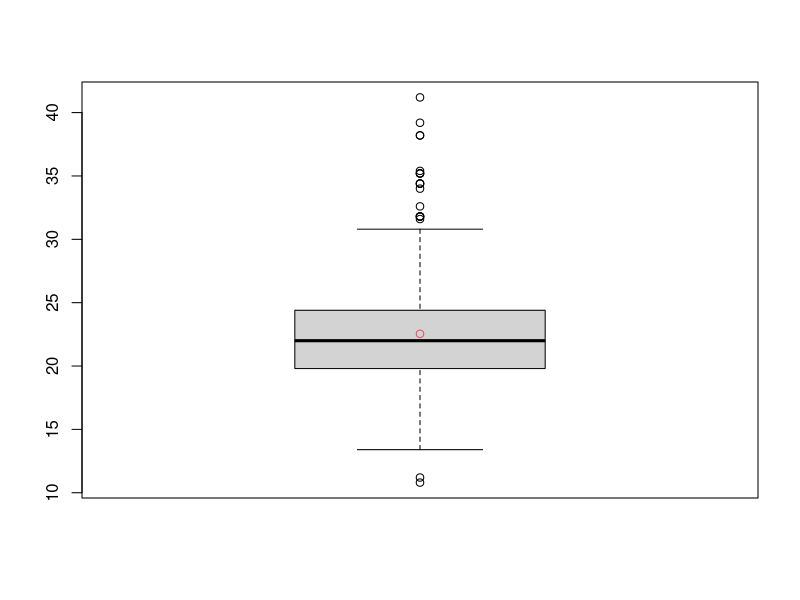
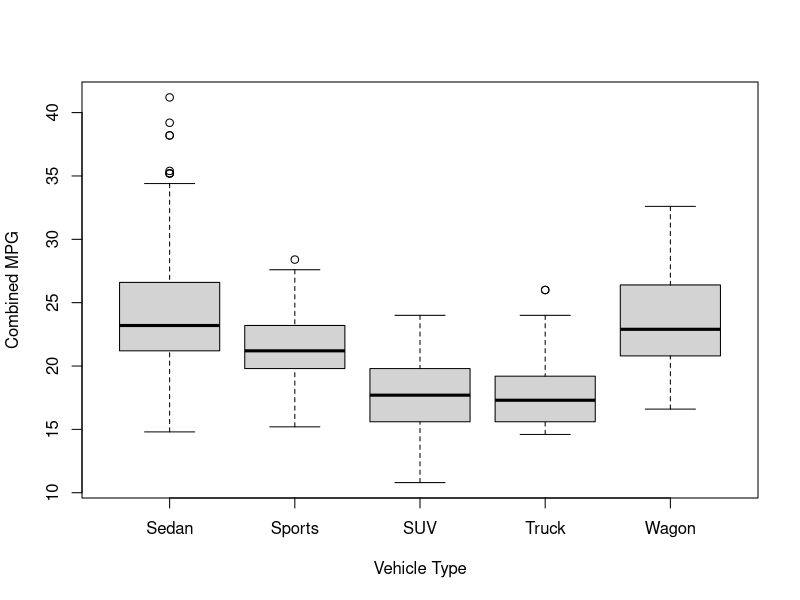
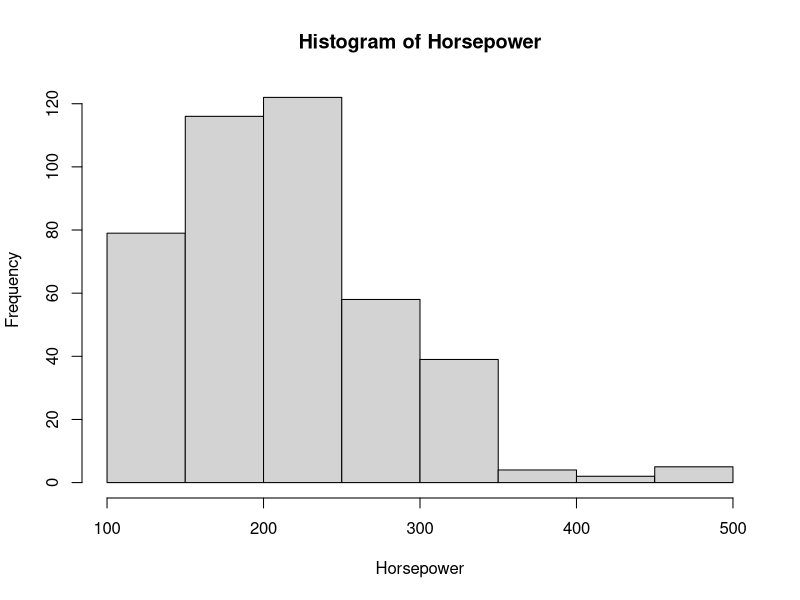
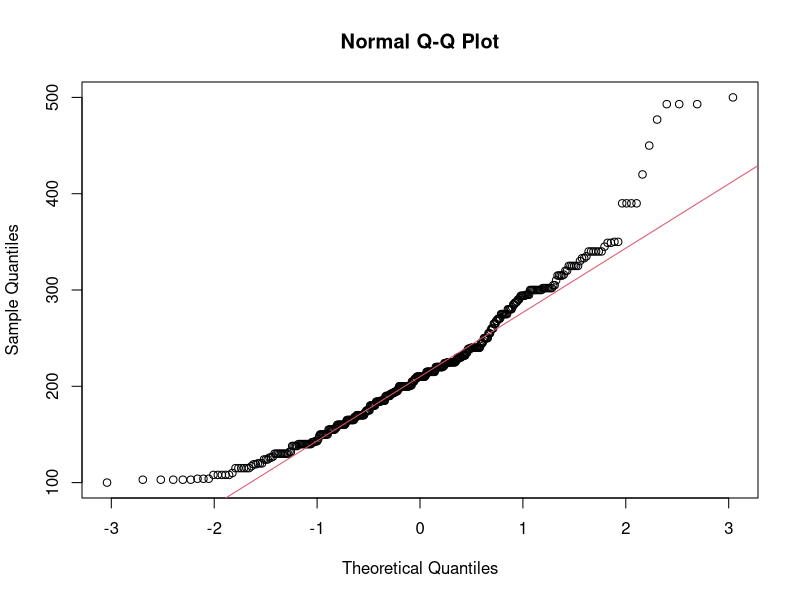
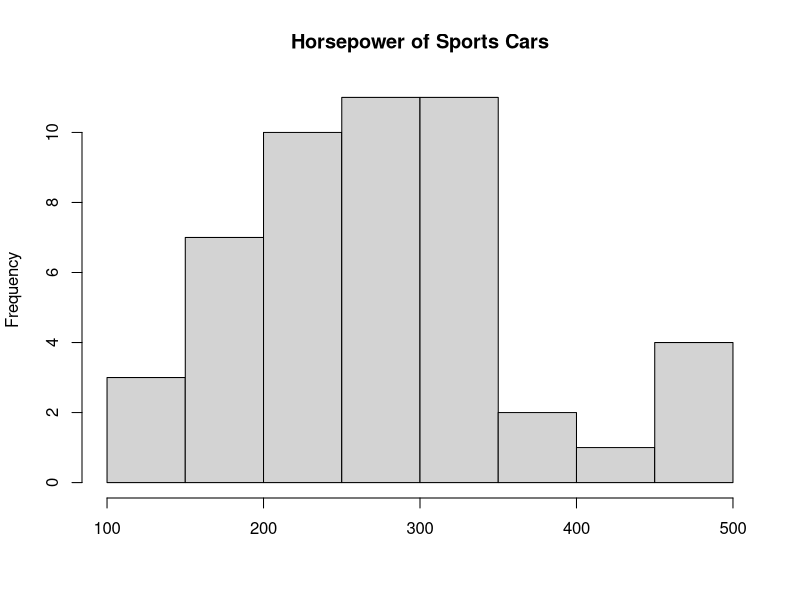
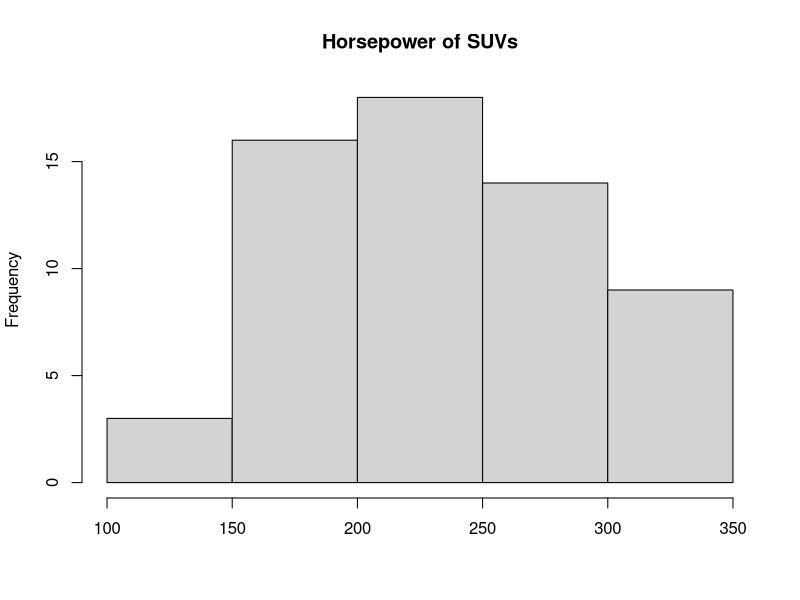
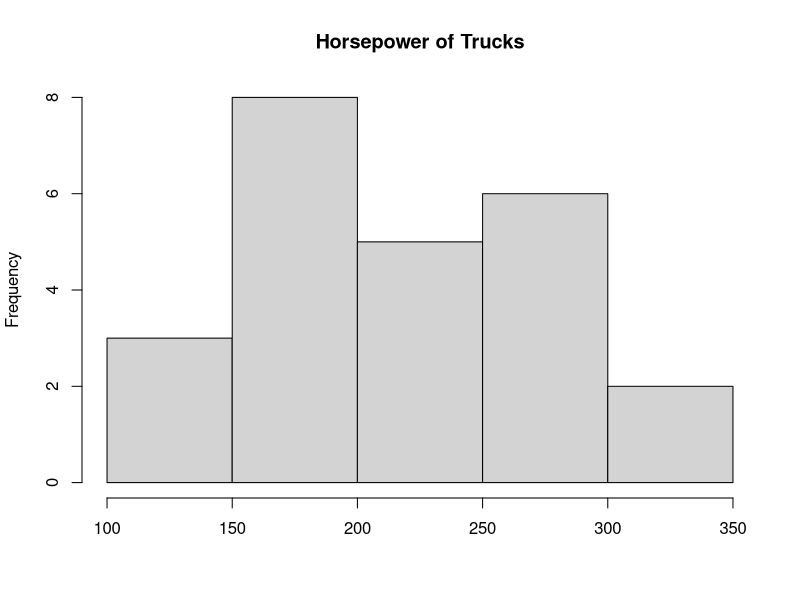
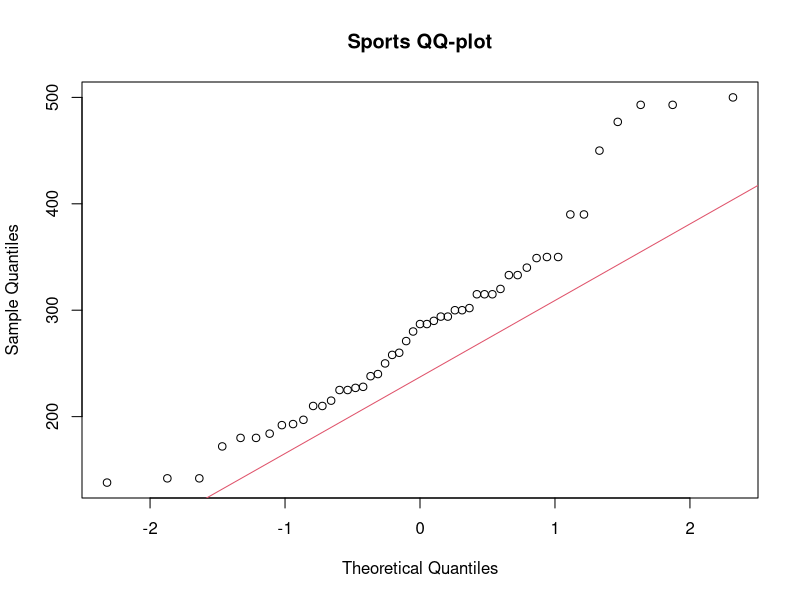

These figures' R source, in order:
## ---- chunk 1
library(knitr)
knitr::opts_chunk$set(echo = TRUE)
## ---- chunk 2
setwd("C:/Users/hoffm/Documents/RFiles/Algorithms1")

cars <- read.csv("CARS.csv", header = TRUE)

attach(cars)

mpg_combo = .6*MPG_City+.4*MPG_Highway

boxplot(mpg_combo); points(mean(mpg_combo), col =2)
## ---- chunk 3
boxplot(mpg_combo~Type, xlab = "Vehicle Type", ylab = "Combined MPG")
## ---- chunk 4
library (fBasics)
summary(Horsepower)
mean(Horsepower)
var(Horsepower)
skewness(Horsepower)
## ---- chunk 5
hist(Horsepower, xlab = "Horsepower")
qqnorm(Horsepower); qqline(Horsepower, col = 2)

shapiro.test(Horsepower)
## ---- chunk 6
hist(Horsepower[Type=='Sports'], xlab = '', main = "Horsepower of Sports Cars")
hist(Horsepower[Type=='SUV'], xlab = '', main = "Horsepower of SUVs")
hist(Horsepower[Type=='Truck'], xlab = '', main = "Horsepower of Trucks")
## ---- chunk 7
qqnorm(Horsepower[Type=='Sports'], main= 'Sports QQ-plot'); qqline(Horsepower[Type=='SUV'], col = 2)
qqnorm(Horsepower[Type=='SUV'],  main= 'SUV QQ-plot'); qqline(Horsepower[Type=='SUV'], col = 2)
qqnorm(Horsepower[Type=='Truck'],  main= 'Truck QQ-plot'); qqline(Horsepower[Type=='Truck'], col = 2)
## ---- chunk 8
shapiro.test(Horsepower[Type=='Sports'])
shapiro.test(Horsepower[Type=='SUV'])
shapiro.test(Horsepower[Type=='Truck'])
## ---- chunk 9
suv = Horsepower[Type=='SUV']
truck = Horsepower[Type=='Truck']
wilcox.test(suv, truck, exact = F, correct = F, conf.int = TRUE)
## ---- chunk 10
qqnorm(airquality$Wind[airquality$Month==7]); qqline(airquality$Wind[airquality$Month==7], col =2)

qqnorm(airquality$Wind[airquality$Month==8]); qqline(airquality$Wind[airquality$Month==8], col =2)
## ---- chunk 11
shapiro.test(airquality$Wind[airquality$Month==7])
shapiro.test(airquality$Wind[airquality$Month==8])
## ---- chunk 12
july = airquality$Wind[airquality$Month==7]
august = airquality$Wind[airquality$Month==8]
var.test(july, august)
## ---- chunk 13
t.test(july, august, alternative = "two.sided", var.equal = T)
